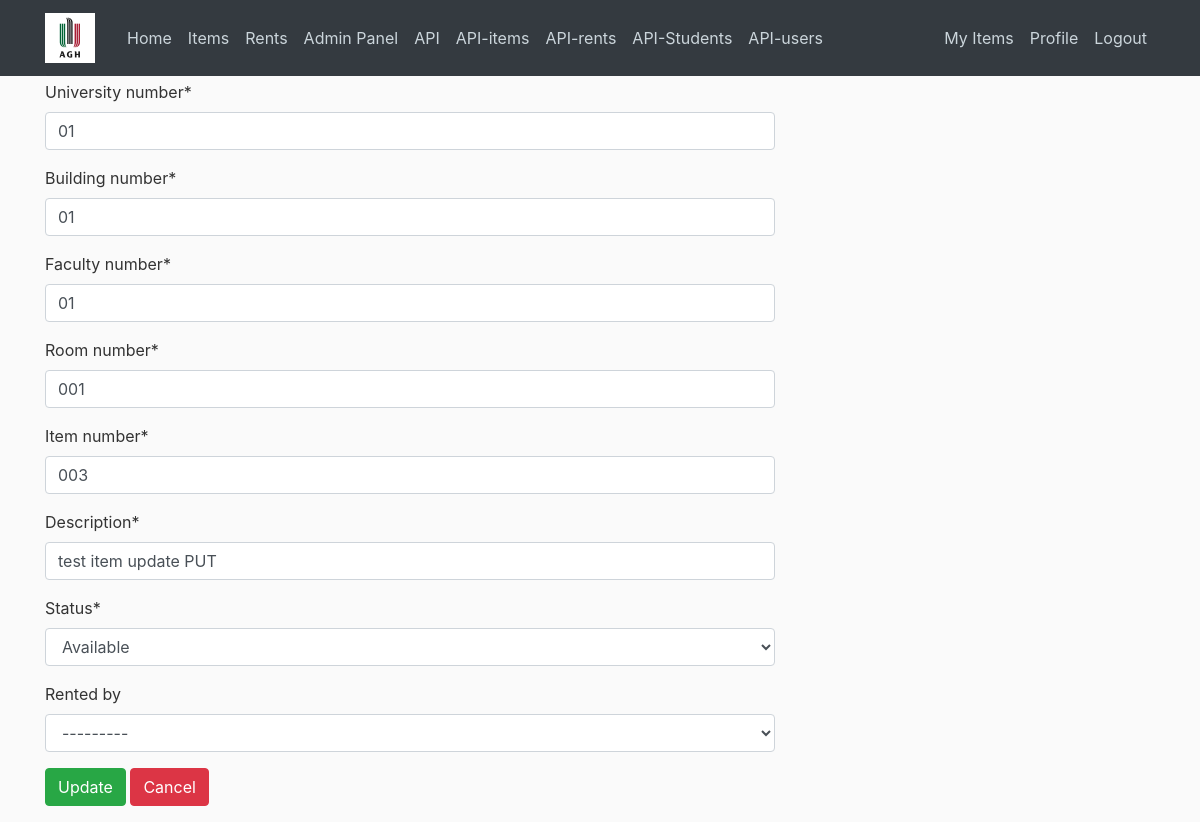
Screenshot of /items/1/update/ (signed in) with the database file from the repository.
### items/models.py (models this page shows, shortened)
class Item(models.Model):
    ITEM_STATUS = (
        ('rented','Rented'),
        ('available','Available'),
        ('missing','Missing'),
    )
    university_number   = models.CharField(max_length=2, null=True)
    building_number     = models.CharField(max_length=2, null=True)
    faculty_number      = models.CharField(max_length=2, null=True)
    room_number         = models.CharField(max_length=3, null=True)
    item_number         = models.CharField(max_length=3, unique=True)
    description         = models.CharField(max_length=50)
    status              = models.CharField(choices=ITEM_STATUS, default='available', max_length=30)
    rented_by           = models.ForeignKey(settings.AUTH_USER_MODEL, null=True, blank=True, on_delete=models.CASCADE)

### items/views.py (the view, shortened to what this page needs)
# urls.py: path('items/<int:pk>/update/', items_views.ItemUpdateView.as_view(), name='items-update'),
class ItemUpdateView(PermissionRequiredMixin, LoginRequiredMixin, generic.UpdateView):
    model = Item
    fields = '__all__'
    template_name = 'items/items_update.html'
    permission_required = 'items.change_item'
    def get_object(self):
        item = Item.objects.filter(pk=self.kwargs['pk']).first()
        return item

### items/templatetags/usertags.py (called while the page is built)
@register.filter(name='has_group')
def has_group(user, group_name):
    group = Group.objects.get(name=group_name)
    return True if group in user.groups.all() else False

### items/templates/items/items_update.html (shortened to what this page needs)
{% extends 'items/base.html' %}
{% load crispy_forms_tags %}
{% block content %}
<form method="post">
    {{ form|crispy }}
    <p>
        <input class="btn btn-success" type="submit" value="Update">
        <input class="btn btn-danger" type="button" onclick="history.back()" value="Cancel">
    </p>
</form>
{% endblock content %}

### items/static/items/style.css (style rules this page uses)
body { background: #fafafa; color: #333333; margin-top: 5rem; }

### rows the page displays
Item: university_number "01", building_number "01", faculty_number "01", room_number "001", item_number "003", description "test item update PUT", status "Available", rented_by "---------"
